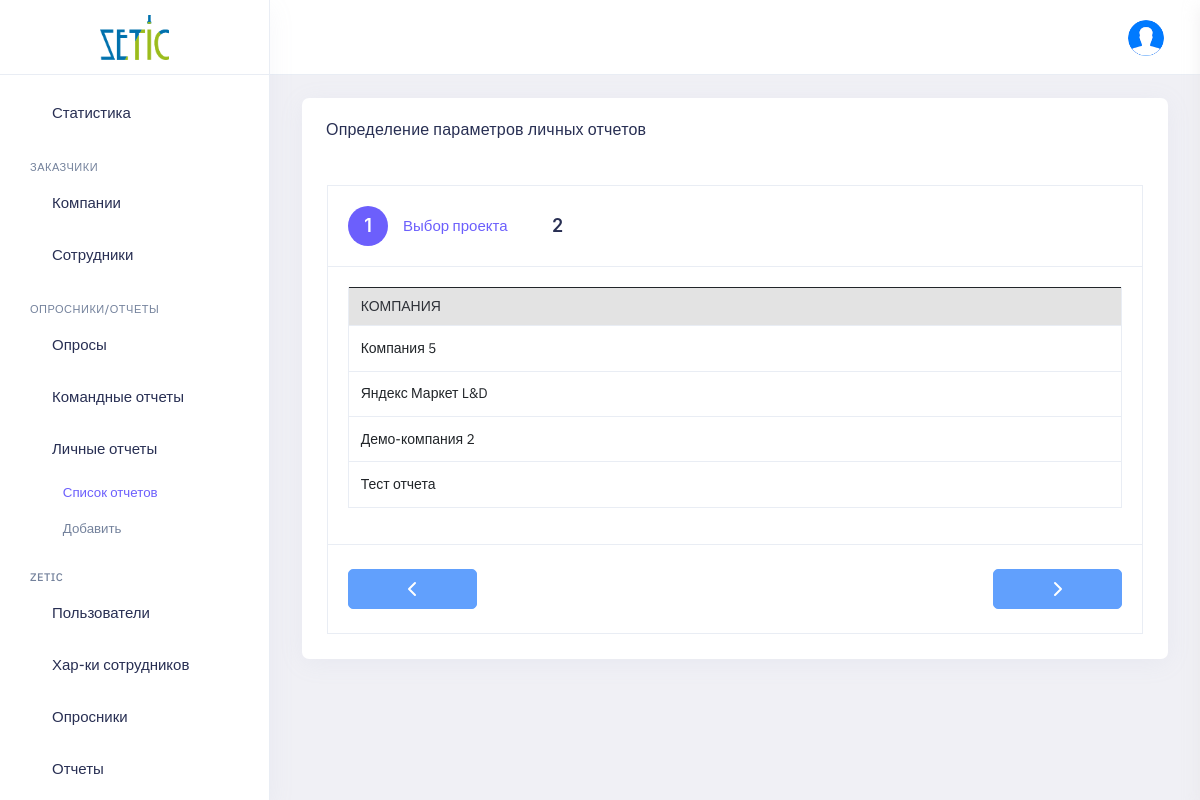
Before: /panel/individual_reports_list (signed in) with the older database file.
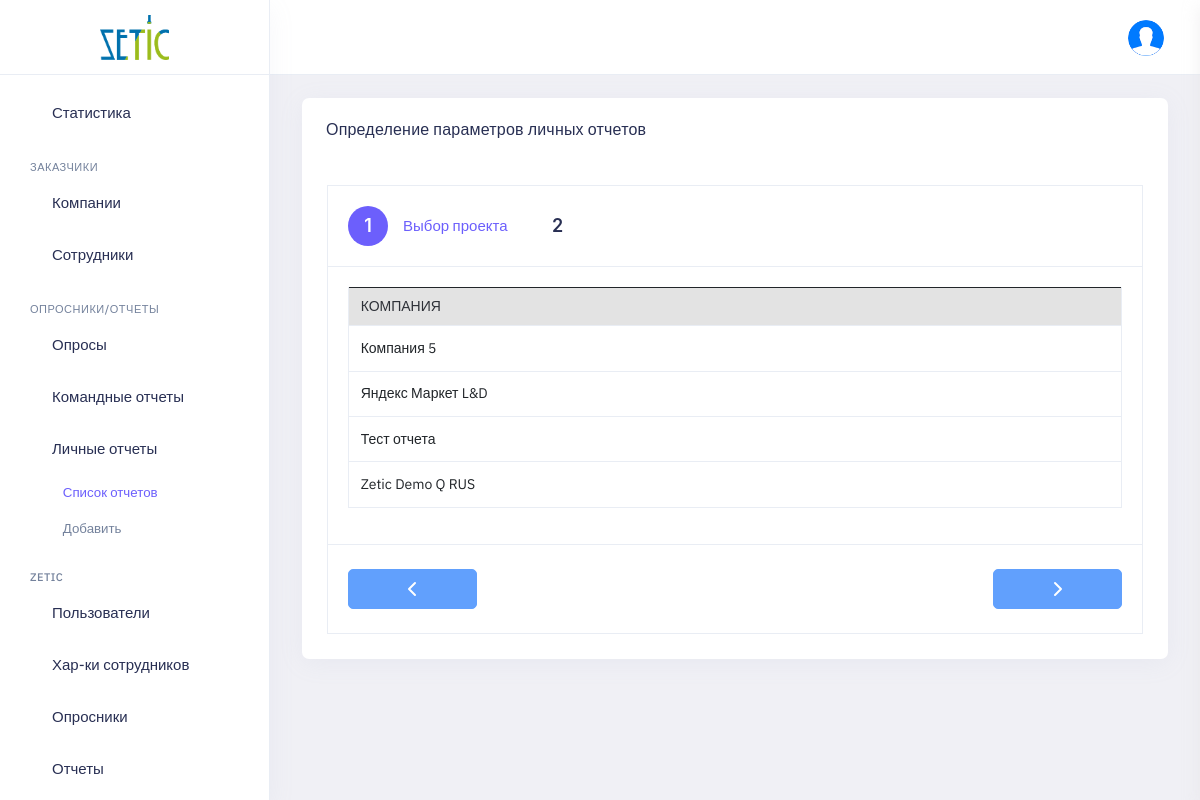
After: the same page with the newer database file.
### pdf/models.py (models this page shows, shortened)
class Company(models.Model):
    created_at = models.DateTimeField(auto_now_add=True, null=True, blank=True)
    created_by = models.ForeignKey(User, default=None, null=True, on_delete=models.PROTECT)
    name = models.CharField(max_length=150, blank=False, null=False)
    version = models.IntegerField(null=True, default=0)
    active = models.BooleanField(default=True, null=False)
    email = models.CharField(max_length=100, blank=True, null=True, default=None)
    public_code = models.CharField(max_length=10, blank=False, null=False, default='')
    class Meta:
        verbose_name_plural = 'Компании'
        verbose_name = 'Компания'

### panel/views.py (the view)
# urls.py: path('individual_reports_list', panel_views.individual_reports_list, name='individual_reports_list'),
@login_required(redirect_field_name=None, login_url='/login/')
def individual_reports_list(request):
    context = info_common(request)
    if context == 'logout':
        return render(request, 'login.html', {'error': 'Ваша учетная запись деактивирована'})
    else:
        cur_user_role_name = UserProfile.objects.get(user=request.user).role.name
        if cur_user_role_name == 'Менеджер':
            companies = Company.objects.filter(created_by=request.user)
        if cur_user_role_name == 'Админ заказчика':
            companies = Company.objects.filter(id=Employee.objects.get(user=request.user).company.id)
        if cur_user_role_name == 'Админ' or cur_user_role_name == 'Суперадмин':
            companies = Company.objects.all()
        companies_arr = []
        for company in companies:
            reports = Report.objects.filter(participant__employee__company=company)
            if reports.count() > 0:
                companies_arr.append(company.name)
        context.update(
            {'companies_arr': companies_arr}
        )
        return render(request, 'panel_individual_reports_list.html', context)

### panel/views.py (called while the page is built)
@login_required(redirect_field_name=None, login_url='/login/')
def info_common(request):
    userprofile = UserProfile.objects.get(user=request.user)
    context = {
        'cur_userprofile': userprofile
    }
    if userprofile.role.name == 'Админ заказчика':
        employee = Employee.objects.get(user=request.user)
        if not employee.company_admin_active:
            logout(request)
            return 'logout'
        else:
            return context
    else:
        return context

### panel/templates/panel_individual_reports_list.html (shortened to what the changed rows need)
{% extends 'panel_base.html' %}
{% load static %}
    {% block content %}
        <div class="main-container container-fluid" id="main-container">
            <div class="page-header">
                <h1 class="page-title">Созданные личные отчеты</h1>
            </div>
            <div class="row">
                <div class="col-lg-12 col-md-12 col-sm-12 col-xl-12">
                    <div class="row ">
                            <div class="col-md-12">
                                <div class="card">
                                    <div class="card-body">
                                        <div id="wizard1" role="application" class="wizard clearfix">
                                            <div class="content clearfix">
                                                <section id="wizard1-p-0" role="tabpanel" aria-labelledby="wizard1-h-0" class="body current" aria-hidden="false">
                                                    <div class="table-responsive">
                                                        <table class="table table-bordered text-nowrap border-bottom list-table" id="responsive-datatable">
                                                            <thead>
                                                                <tr>
                                                                    <th class="wd-15p border-bottom-0 table-header">Компания</th>
                                                                </tr>
                                                            </thead>
                                                            <tbody>
                                                                {% for company_arr in companies_arr %}
                                                                <tr class="table-row cursor-pointer">
                                                                    <td>{{ company_arr }}</td>
                                                                </tr>
                                                                {% endfor %}
                                                            </tbody>
                                                        </table>
                                                    </div>
                                                </section>
                                            </div>
                                    </div>
                                </div>
                            </div>
                        </div>
                    </div>
                </div>
            </div>
        </div>
    {% endblock %}

Changed rows visible on the page:
removed Company: companies_arr "Демо-компания 2"
added Company: companies_arr "Zetic Demo Q RUS"
